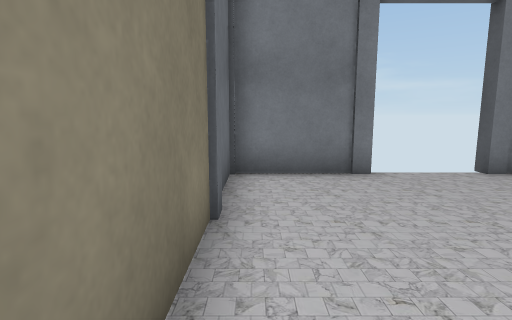
view 1 (above)

12 first-person views from a walk through a scene from a Unity 3-D project. The camera is 1.2 m above the floor, tilts 8° down and sees 80° across. The floor is counted in squares, 1 m on a side. Each view is taken from the middle of a square. On the plan, view 1 faces up. The plan holds only what a view shows up to about 13 squares ahead; the rest is blank. The player character is not drawn. Some animated figures are not drawn. Door leaves are left out, so doorways stand open. Some surface patterns are stand-ins.

view 2
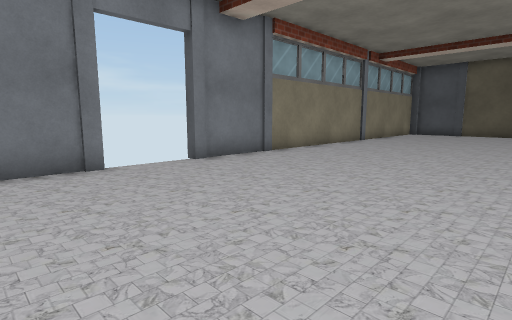

view 3
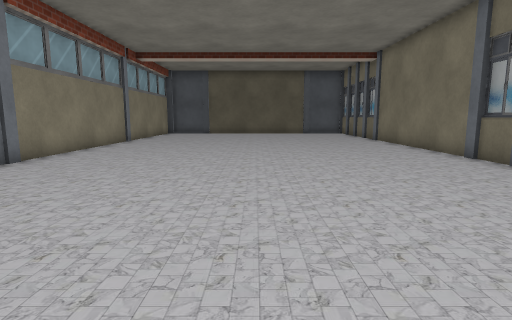

view 4
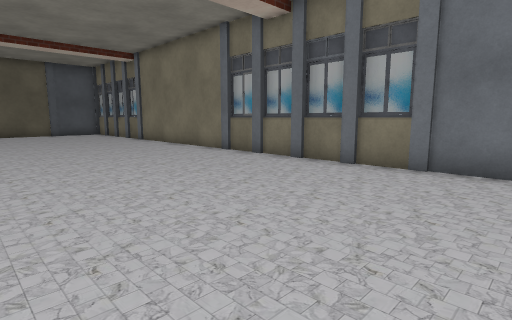

view 5
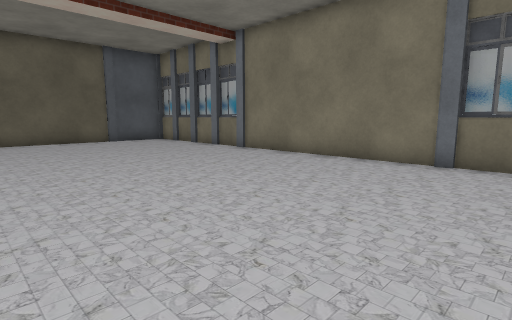

view 6
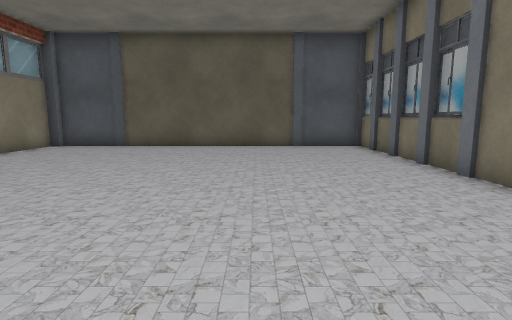

view 7
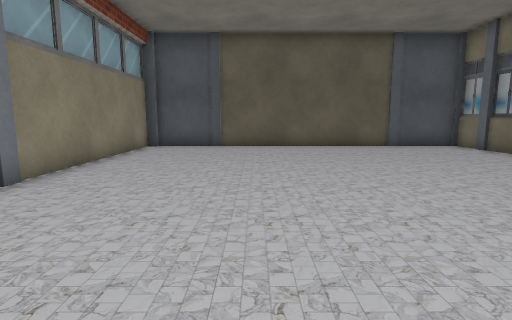

view 8
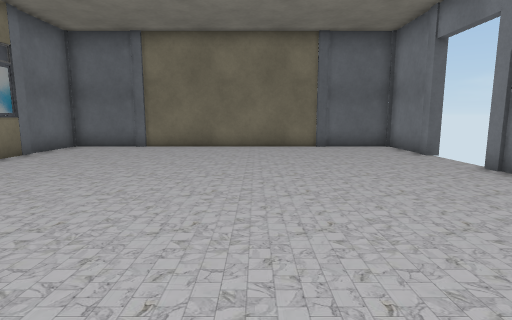

view 9
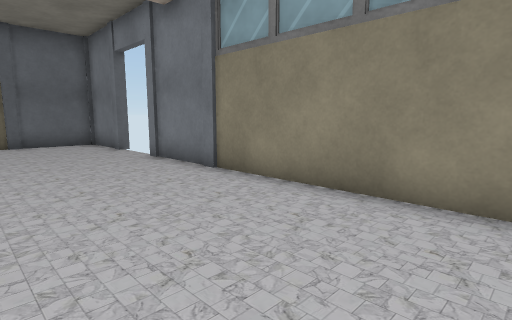

view 10
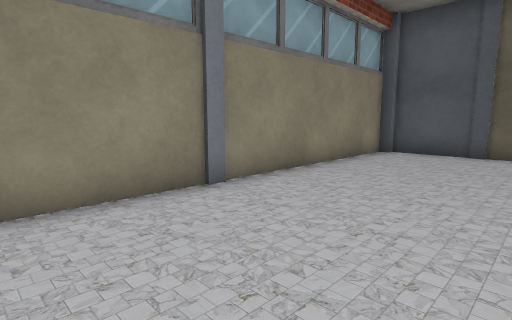

view 11
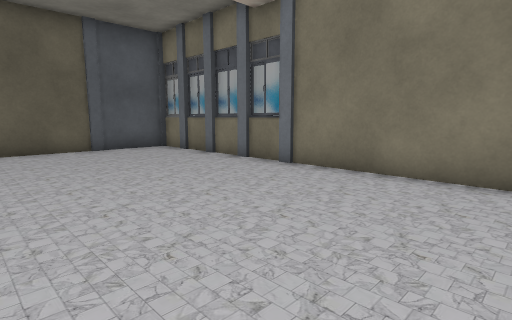

view 12
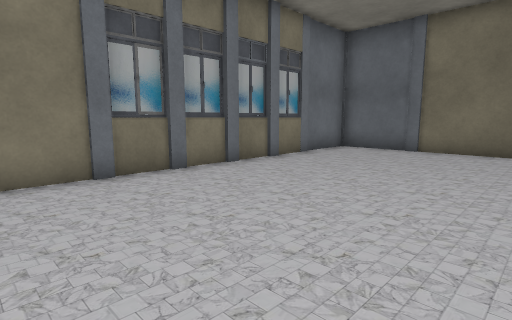

### Floor plan
Points are (right, up) in squares from view 1. A wall is a line through its corners. A room is listed if a view was taken in it or the views show most of it. See-through windows are left out.
Room 1 (views 1, 2, 3, 4, 5, 6, 7, 8, 9, 10, 11, 12)
walls: (8, -6.5) (8.8, -6.3); (5.8, -6.3) (6.5, -6.5); (2.4, 6.5) (-0.5, 6.5) (-0.5, -6.4) (22.8, -6.4) (22.8, 6.1); (22.5, 6) (22.5, 6.5) (4.9, 6.5)
ways out: open door at (3.8, 6.6)

Positions as (right, up) in squares from view 1, and headings:
1: (0, 0), facing up
2: (0, -1), facing up-right
3: (0, 0), facing right
4: (0, 1), facing down-right
5: (7, 2), facing down-right
6: (10, -2), facing right
7: (10, 2), facing right
8: (12, 1), facing left
9: (14, 2), facing up-left
10: (12, 2), facing up-right
11: (11, 0), facing down-right
12: (11, 0), facing down-left
